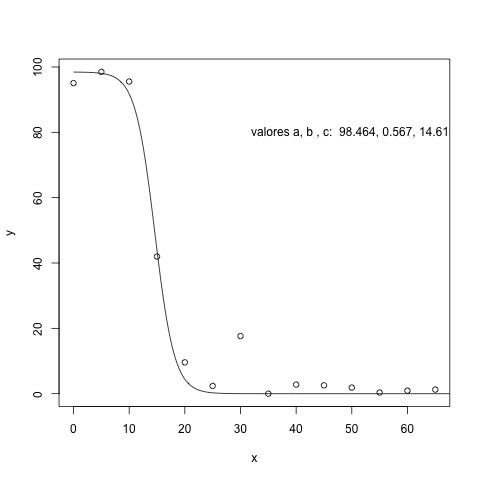

This figure's R source:
rm(list=ls())

sigmoid = function(params, x) {

  params[1] / (1 + exp(params[2] * (x - params[3])))

}

data = read.csv("datos.csv", header=T)
print(data)
attach(data)

for (i in 3:3){
	j = 2*i-1
	x = data[,j]
	y = data[,j+1]
y = y-min(y)

jpeg(file = "p3.jpeg")

plot(x, y)

#fitmodel <- nls(y ~ a/(1 + exp(b * (x-c))), start=list(a=100,b=.5,c=55))
#222222222222
#fitmodel <- nls(y ~ a/(1 + exp(b * (x-c))), start=list(a=100,b=.5,c=10))

#3333333333
fitmodel <- nls(y ~ a/(1 + exp(b * (x-c))), start=list(a=100,b=.5,c=10))


# visualization code

# get the coefficients using the coef function

params=coef(fitmodel)
print(params)
var = paste(round(params,3), collapse = ', ')
val = paste(' valores a, b , c: ', var)

print(val)
text(30, 80, val, pos=4)

xx = seq(0,70,.1)
y2 <- sigmoid(params,xx)

points(xx, y2, type="l")
dev.off()
}